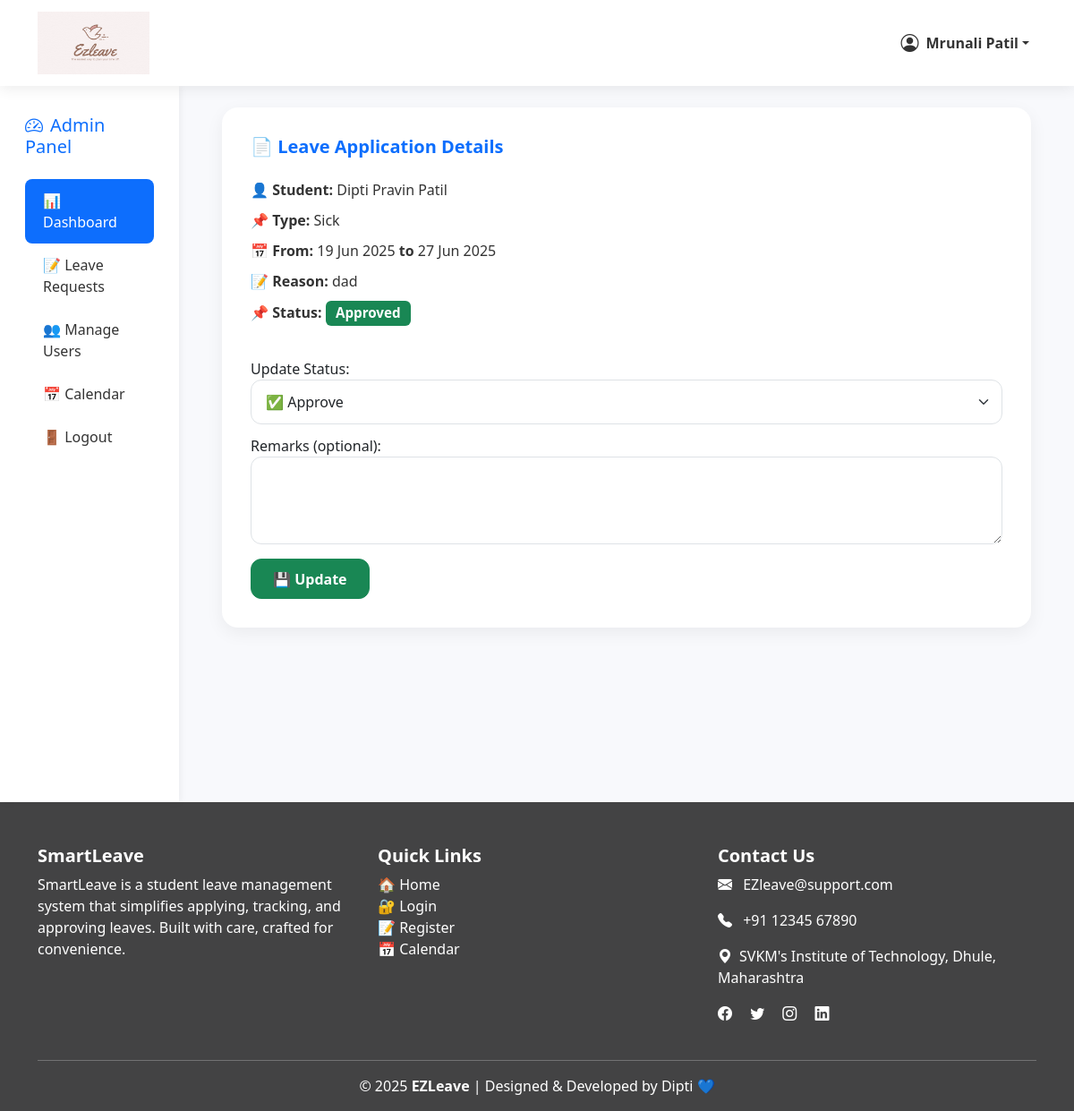
/admin/view_leave.php?id=2 (signed in), run on the app's committed database.
### tables this page shows
CREATE TABLE `leave_requests` (
  `id` int(11) NOT NULL,
  `student_id` int(11) DEFAULT NULL,
  `type` enum('sick','casual','exam') NOT NULL,
  `from_date` date NOT NULL,
  `to_date` date NOT NULL,
  `reason` text DEFAULT NULL,
  `document` varchar(255) DEFAULT NULL,
  `status` enum('Pending','Approved','Rejected') DEFAULT 'Pending',
  `remarks` text DEFAULT NULL,
  `created_at` timestamp NOT NULL DEFAULT current_timestamp()
);

CREATE TABLE `users` (
  `id` int(11) NOT NULL,
  `username` varchar(100) NOT NULL,
  `email` varchar(100) NOT NULL,
  `password` varchar(255) NOT NULL,
  `role` enum('student','faculty','admin') NOT NULL DEFAULT 'student',
  `dept` varchar(50) DEFAULT NULL,
  `year` int(11) DEFAULT NULL,
  `reset_token` varchar(255) DEFAULT NULL,
  `created_at` timestamp NOT NULL DEFAULT current_timestamp()
);

### admin/view_leave.php (the view, shortened to what this page needs)
<?php
include '../common/db.php';
include '../common/header.php';
$id = intval($_GET['id']);
$leave = $conn->query("SELECT l.*, u.username FROM leave_requests l JOIN users u ON u.id = l.student_id WHERE l.id = $id")->fetch_assoc();
?>
<div class="container-fluid">
  <div class="row">
   <nav class="col-md-3 col-lg-2 sidebar d-none d-md-block">
      <h5 class="text-primary px-3"><i class="bi bi-speedometer2 me-2"></i>Admin Panel</h5>
      <ul class="nav flex-column mt-4 px-3">
        <li class="nav-item">
          <a class="nav-link active" href="dashboard.php">📊 Dashboard</a>
        </li>
        <li class="nav-item">
          <a class="nav-link" href="leave_requests.php">📝 Leave Requests</a>
        </li>
        <li class="nav-item">
          <a class="nav-link" href="user.php">👥 Manage Users</a>
        </li>
        <li class="nav-item">
          <a class="nav-link" href="calendar.php">📅 Calendar</a>
        </li>
        <li class="nav-item">
          <a class="nav-link text-danger" href="../logout.php">🚪 Logout</a>
        </li>
      </ul>
    </nav>
    <main class="col-md-9 ms-sm-auto col-lg-10 px-md-5 py-4">
      <div class="card-leave">
        <h5 class="mb-4">📄 Leave Application Details</h5>
        <div class="leave-info mb-4">
          <p><strong>👤 Student:</strong> <?= htmlspecialchars($leave['username']) ?></p>
          <p><strong>📌 Type:</strong> <?= ucfirst($leave['type']) ?></p>
          <p><strong>📅 From:</strong> <?= date("d M Y", strtotime($leave['from_date'])) ?> <strong>to</strong> <?= date("d M Y", strtotime($leave['to_date'])) ?></p>
          <p><strong>📝 Reason:</strong> <?= nl2br(htmlspecialchars($leave['reason'])) ?></p>
          <p><strong>📌 Status:</strong>
            <span class="badge bg-<?= $leave['status'] === 'Approved' ? 'success' : ($leave['status'] === 'Rejected' ? 'danger' : 'warning') ?>">
              <?= $leave['status'] ?>
            </span>
          </p>
        </div>
        <form method="POST">
          <label for="status">Update Status:</label>
          <select name="status" id="status" class="form-select" required>
            <option value="Approved" <?= $leave['status'] === 'Approved' ? 'selected' : '' ?>>✅ Approve</option>
          </select>
          <label for="remarks">Remarks (optional):</label>
          <textarea name="remarks" id="remarks" class="form-control" rows="3"><?= htmlspecialchars($leave['remarks'] ?? '') ?></textarea>
          <button class="btn btn-success mt-3">💾 Update</button>
        </form>
      </div>
    </main>
  </div>
</div>
<?php include '../common/footer.php'; ?>

### common/header.php (style rules this page uses)
.nav-link { font-weight: 600; color: #333 !important; padding: 10px 15px; border-radius: 6px; transition: background 0.3s, color 0.3s; }
.nav-link:hover, .nav-link.active { background-color: #f0f4ff; color: #0d6efd !important; }

### admin/view_leave.php (style rules this page uses)
body { background: #f8f9fc; }
.sidebar { height: 100vh; position: sticky; top: 0; background-color: #fff; box-shadow: 2px 0 8px rgba(0, 0, 0, 0.05); padding-top: 2rem; }
.sidebar .nav-link { font-weight: 500; padding: 12px 20px; color: #333; border-radius: 8px; transition: background 0.3s ease; }
.sidebar .nav-link:hover, .sidebar .nav-link.active { background-color: #0d6efd; color: #fff !important; }
.card-leave { background: #ffffff; border-radius: 18px; box-shadow: 0 6px 20px rgba(0, 0, 0, 0.06); padding: 2rem; transition: all 0.3s ease; }
.card-leave h5 { color: #0d6efd; font-weight: 600; }
.form-select, .form-control { border-radius: 12px; padding: 0.75rem 1rem; }
.btn-success { border-radius: 12px; padding: 0.6rem 1.5rem; font-weight: 600; }
label { font-weight: 500; margin-top: 12px; }
.leave-info p { margin-bottom: 10px; font-size: 1rem; color: #333; }
.badge { font-size: 0.95rem; padding: 0.4rem 0.7rem; }

### data on the page
leave_requests: student.username "Dipti Pravin Patil", type "Sick", from_date "19 Jun 2025", to_date "27 Jun 2025", reason "dad", status "Approved", status "✅ Approve"

### other printed values
$_SESSION['username'] "Mrunali Patil"
